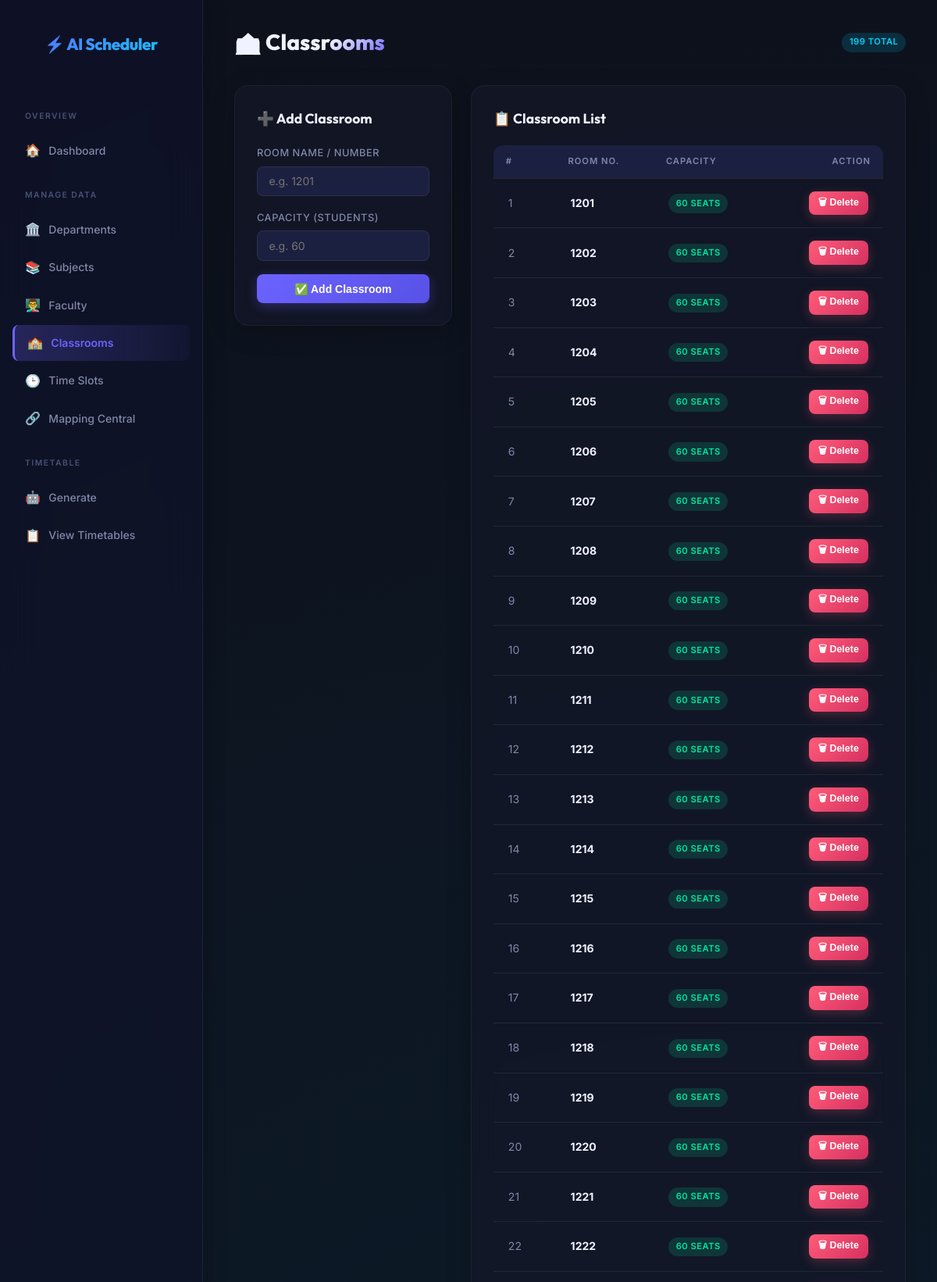
The app's page /classrooms (signed in, upper part) with its own data.
### models.py (models this page shows)
class Classroom(db.Model):
    id = db.Column(db.Integer, primary_key=True)
    name = db.Column(db.String(50), unique=True, nullable=False)
    capacity = db.Column(db.Integer, nullable=False)

### app.py (the view, shortened to what this page needs)
@app.route('/classrooms', methods=['GET', 'POST'])
@login_required
def classrooms():
    rooms = Classroom.query.all()
    return render_template('classrooms.html', classrooms=rooms)

### app.py (called while the page is built)
@login_manager.user_loader
def load_user(user_id):
    return db.session.get(Admin, int(user_id))

### templates/classrooms.html (shortened to what this page needs)
{% extends 'base.html' %}
{% block content %}
<div class="header-actions">
  <h1 class="page-title">🏫 Classrooms</h1>
  <span class="badge badge-info">{{ classrooms|length }} total</span>
</div>
<div style="display:grid;grid-template-columns:1fr 2fr;gap:1.5rem;align-items:start;">
  <div class="card">
    <div class="card-title">➕ Add Classroom</div>
    <form method="POST" action="{{ url_for('classrooms') }}">
      <div class="form-group">
        <label class="form-label">Room Name / Number</label>
        <input type="text" name="name" class="form-control" placeholder="e.g. 1201" required>
      </div>
      <div class="form-group">
        <label class="form-label">Capacity (Students)</label>
        <input type="number" name="capacity" class="form-control" min="1" placeholder="e.g. 60" required>
      </div>
      <button type="submit" class="btn" style="width:100%;justify-content:center;">✅ Add Classroom</button>
    </form>
  </div>
  <div class="card">
    <div class="card-title">📋 Classroom List</div>
    <div class="table-wrapper">
      <table>
        <thead>
          <tr>
            <th>#</th>
            <th>Room No.</th>
            <th>Capacity</th>
            <th style="text-align:right;">Action</th>
          </tr>
        </thead>
        <tbody>
          {% for r in classrooms %}
          <tr>
            <td style="color:var(--text-muted);">{{ loop.index }}</td>
            <td><strong>{{ r.name }}</strong></td>
            <td><span class="badge badge-success">{{ r.capacity }} seats</span></td>
            <td style="text-align:right;">
              <form method="POST" action="{{ url_for('delete_classroom', id=r.id) }}"
                    onsubmit="return confirm('Delete room {{ r.name }}?')" style="display:inline;">
                <button type="submit" class="btn btn-danger btn-sm">🗑 Delete</button>
              </form>
            </td>
          </tr>
          {% else %}
          <tr><td colspan="4" style="text-align:center;color:var(--text-muted);padding:2rem;">No classrooms added yet.</td></tr>
          {% endfor %}
        </tbody>
      </table>
    </div>
  </div>
</div>
{% endblock %}

### static/style.css (style rules this page uses)
:root { --primary: #6C63FF; --primary-hover: #5851e6; --primary-glow: rgba(108,99,255,.25); --secondary: #00D2FF; --accent: #FF6B9D; --success: #00E5A0; --danger: #FF5C7A; --warning: #FFB347; --info: #55C7F7; --bg-base: #0D0F1A; --bg-card: #151829; --bg-card-2: #1C2040; --sidebar-bg: #10132B; --border: rgba(255,255,255,.07); --border-active: rgba(108,99,255,.5); --text: #F0F2FF; --text-muted: #8087A8; --text-disabled: #4A5275; --radius: 12px; --radius-sm: 8px; --radius-lg: 18px; --shadow: 0 8px 32px rgba(0,0,0,.45); --shadow-sm: 0 2px 12px rgba(0,0,0,.3); --transition: .2s ease; }
*, *::before, *::after { box-sizing: border-box; margin: 0; padding: 0; }
html { scroll-behavior: smooth; }
body { font-family: 'Inter', system-ui, sans-serif; background-color: var(--bg-base); color: var(--text); line-height: 1.6; min-height: 100vh; background-image: radial-gradient(circle at 15% 50%, rgba(108,99,255,.08), transparent 50%), radial-gradient(circle at 85% 30%, rgba(0,210,255,.08), transparent 50%); background-attachment: fixed; animation: bgShift 20s ease-in-out infinite alternate; }
.card { background: rgba(21, 24, 41, 0.7); backdrop-filter: blur(16px); -webkit-backdrop-filter: blur(16px); border: 1px solid rgba(255, 255, 255, 0.05); border-radius: var(--radius-lg); padding: 1.75rem; margin-bottom: 1.5rem; box-shadow: 0 8px 32px rgba(0, 0, 0, 0.2); transition: transform 0.3s cubic-bezier(0.175, 0.885, 0.32, 1.275), box-shadow 0.3s ease, border-color 0.3s ease; }
.card-title { font-family: 'Outfit', sans-serif; font-size: 1.1rem; font-weight: 700; color: var(--text); margin-bottom: 1.25rem; display: flex; align-items: center; gap: .5rem; }
.header-actions { display: flex; justify-content: space-between; align-items: center; margin-bottom: 2rem; }
.page-title { font-family: 'Outfit', sans-serif; font-size: 1.75rem; font-weight: 800; background: linear-gradient(135deg, var(--text) 60%, var(--primary)); -webkit-background-clip: text; -webkit-text-fill-color: transparent; background-clip: text; }
.table-wrapper { overflow-x: auto; border-radius: var(--radius); }
table { width: 100%; border-collapse: collapse; font-size: .875rem; }
thead th { background: var(--bg-card-2); color: var(--text-muted); font-size: .7rem; font-weight: 600; text-transform: uppercase; letter-spacing: 1px; padding: .75rem 1rem; text-align: left; border-bottom: 1px solid var(--border); }
tbody td { padding: 1rem 1.2rem; border-bottom: 1px solid var(--border); color: var(--text); vertical-align: middle; transition: background 0.2s ease; }
.btn { display: inline-flex; align-items: center; gap: .5rem; padding: .65rem 1.4rem; background: linear-gradient(135deg, var(--primary), var(--primary-hover)); color: #fff; border: none; border-radius: var(--radius-sm); cursor: pointer; text-decoration: none; font-size: .875rem; font-weight: 600; transition: all 0.3s cubic-bezier(0.4, 0, 0.2, 1); box-shadow: 0 4px 15px rgba(108,99,255,.3); position: relative; overflow: hidden; z-index: 1; }
.btn::before { content: ''; position: absolute; top: 0; left: 0; right: 0; bottom: 0; background: linear-gradient(135deg, rgba(255,255,255,0.2), transparent); opacity: 0; transition: opacity 0.3s ease; z-index: -1; }
.btn-danger { background: linear-gradient(135deg, var(--danger), #d63060); box-shadow: 0 4px 14px rgba(255,92,122,.25); }
.btn-sm { padding: .3rem .75rem; font-size: .78rem; }
.form-group { margin-bottom: 1.1rem; }
.form-label { display: block; margin-bottom: .4rem; font-weight: 500; color: var(--text-muted); font-size: .8rem; text-transform: uppercase; letter-spacing: .5px; }
.form-control { width: 100%; padding: .6rem .9rem; background: var(--bg-card-2); border: 1px solid var(--border); border-radius: var(--radius-sm); font-size: .875rem; color: var(--text); transition: border-color var(--transition), box-shadow var(--transition); font-family: inherit; }
.badge { display: inline-block; padding: .2rem .6rem; border-radius: 99px; font-size: .7rem; font-weight: 600; text-transform: uppercase; letter-spacing: .5px; }
.badge-success { background: rgba(0,229,160,.15); color: var(--success); }
.badge-info { background: rgba(0,210,255,.15); color: var(--secondary); }

### records on screen
Classroom: name "1201", capacity "60"
Classroom: name "1202", capacity "60"
Classroom: name "1203", capacity "60"
Classroom: name "1204", capacity "60"
Classroom: name "1205", capacity "60"
Classroom: name "1206", capacity "60"
Classroom: name "1207", capacity "60"
Classroom: name "1208", capacity "60"
Classroom: name "1209", capacity "60"
Classroom: name "1210", capacity "60"
Classroom: name "1211", capacity "60"
Classroom: name "1212", capacity "60"
Classroom: name "1213", capacity "60"
Classroom: name "1214", capacity "60"
Classroom: name "1215", capacity "60"
Classroom: name "1216", capacity "60"
Classroom: name "1217", capacity "60"
Classroom: name "1218", capacity "60"
Classroom: name "1219", capacity "60"
Classroom: name "1220", capacity "60"
Classroom: name "1221", capacity "60"
Classroom: name "1222", capacity "60"

### other values on screen
{{ classrooms|length }} "199"
